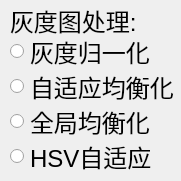
           <widget class="QWidget" name="widget_3" native="true">
            <property name="geometry">
             <rect>
              <x>150</x>
              <y>45</y>
              <width>181</width>
              <height>181</height>
             </rect>
            </property>
            <widget class="QRadioButton" name="radioButton_hisall">
             <property name="geometry">
              <rect>
               <x>10</x>
               <y>106</y>
               <width>171</width>
               <height>31</height>
              </rect>
             </property>
             <property name="font">
              <font>
               <pointsize>18</pointsize>
              </font>
             </property>
             <property name="text">
              <string>全局均衡化</string>
             </property>
             <property name="autoRepeat">
              <bool>true</bool>
             </property>
             <property name="autoExclusive">
              <bool>false</bool>
             </property>
            </widget>
            <widget class="QRadioButton" name="radioButton_his">
             <property name="geometry">
              <rect>
               <x>10</x>
               <y>36</y>
               <width>171</width>
               <height>31</height>
              </rect>
             </property>
             <property name="font">
              <font>
               <pointsize>18</pointsize>
              </font>
             </property>
             <property name="text">
              <string>灰度归一化</string>
             </property>
             <property name="autoRepeat">
              <bool>true</bool>
             </property>
             <property name="autoExclusive">
              <bool>false</bool>
             </property>
            </widget>
            <widget class="QRadioButton" name="radioButton_hisauto">
             <property name="geometry">
              <rect>
               <x>10</x>
               <y>71</y>
               <width>171</width>
               <height>31</height>
              </rect>
             </property>
             <property name="font">
              <font>
               <pointsize>18</pointsize>
              </font>
             </property>
             <property name="text">
              <string>自适应均衡化</string>
             </property>
             <property name="autoRepeat">
              <bool>true</bool>
             </property>
             <property name="autoExclusive">
              <bool>false</bool>
             </property>
            </widget>
            <widget class="QLabel" name="label_17">
             <property name="geometry">
              <rect>
               <x>10</x>
               <y>5</y>
               <width>131</width>
               <height>31</height>
              </rect>
             </property>
             <property name="font">
              <font>
               <pointsize>18</pointsize>
              </font>
             </property>
             <property name="text">
              <string>灰度图处理:</string>
             </property>
            </widget>
            <widget class="QRadioButton" name="radioButton_hsv">
             <property name="geometry">
              <rect>
               <x>10</x>
               <y>141</y>
               <width>171</width>
               <height>31</height>
              </rect>
             </property>
             <property name="font">
              <font>
               <pointsize>18</pointsize>
              </font>
             </property>
             <property name="text">
              <string>HSV自适应</string>
             </property>
             <property name="autoRepeat">
              <bool>true</bool>
             </property>
             <property name="autoExclusive">
              <bool>false</bool>
             </property>
            </widget>
           </widget>
